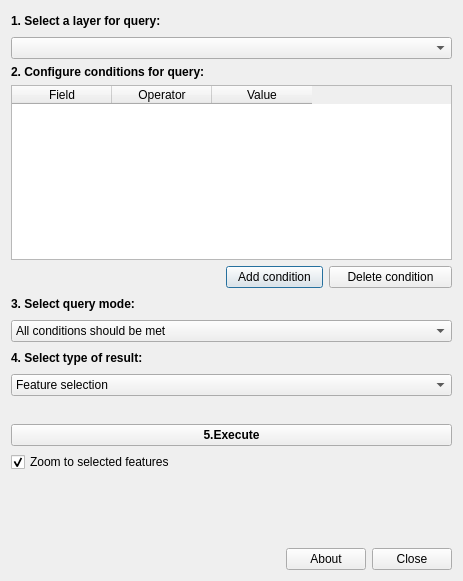
<?xml version="1.0" encoding="UTF-8"?>
<ui version="4.0">
 <class>Dialog</class>
 <widget class="QDialog" name="Dialog">
  <property name="geometry">
   <rect>
    <x>0</x>
    <y>0</y>
    <width>463</width>
    <height>581</height>
   </rect>
  </property>
  <property name="windowTitle">
   <string>NextGIS EasyQuery</string>
  </property>
  <layout class="QGridLayout" name="gridLayout">
   <item row="2" column="0" colspan="2">
    <widget class="QLabel" name="label_2">
     <property name="font">
      <font>
       <weight>75</weight>
       <bold>true</bold>
      </font>
     </property>
     <property name="text">
      <string>2. Configure conditions for query:</string>
     </property>
     <property name="alignment">
      <set>Qt::AlignLeading|Qt::AlignLeft|Qt::AlignVCenter</set>
     </property>
    </widget>
   </item>
   <item row="3" column="0" colspan="6">
    <widget class="QTableWidget" name="conditionsQueryTable">
     <column>
      <property name="text">
       <string>Field</string>
      </property>
     </column>
     <column>
      <property name="text">
       <string>Operator</string>
      </property>
     </column>
     <column>
      <property name="text">
       <string>Value</string>
      </property>
     </column>
    </widget>
   </item>
   <item row="4" column="2" colspan="2">
    <widget class="QPushButton" name="addConditionButton">
     <property name="text">
      <string>Add condition</string>
     </property>
    </widget>
   </item>
   <item row="4" column="4" colspan="2">
    <widget class="QPushButton" name="deleteConditionButton">
     <property name="text">
      <string>Delete condition</string>
     </property>
    </widget>
   </item>
   <item row="5" column="0">
    <widget class="QLabel" name="label_3">
     <property name="font">
      <font>
       <weight>75</weight>
       <bold>true</bold>
      </font>
     </property>
     <property name="text">
      <string>3. Select query mode:</string>
     </property>
     <property name="alignment">
      <set>Qt::AlignLeading|Qt::AlignLeft|Qt::AlignVCenter</set>
     </property>
    </widget>
   </item>
   <item row="7" column="0">
    <widget class="QLabel" name="label_4">
     <property name="font">
      <font>
       <weight>75</weight>
       <bold>true</bold>
      </font>
     </property>
     <property name="text">
      <string>4. Select type of result:</string>
     </property>
     <property name="alignment">
      <set>Qt::AlignLeading|Qt::AlignLeft|Qt::AlignVCenter</set>
     </property>
    </widget>
   </item>
   <item row="13" column="0" colspan="3">
    <spacer name="horizontalSpacer_8">
     <property name="orientation">
      <enum>Qt::Horizontal</enum>
     </property>
     <property name="sizeHint" stdset="0">
      <size>
       <width>471</width>
       <height>20</height>
      </size>
     </property>
    </spacer>
   </item>
   <item row="13" column="3" colspan="2">
    <widget class="QPushButton" name="aboutButton">
     <property name="text">
      <string>About</string>
     </property>
    </widget>
   </item>
   <item row="13" column="5">
    <widget class="QPushButton" name="closeButton">
     <property name="text">
      <string>Close</string>
     </property>
    </widget>
   </item>
   <item row="4" column="0" colspan="2">
    <spacer name="horizontalSpacer">
     <property name="orientation">
      <enum>Qt::Horizontal</enum>
     </property>
     <property name="sizeHint" stdset="0">
      <size>
       <width>40</width>
       <height>20</height>
      </size>
     </property>
    </spacer>
   </item>
   <item row="5" column="1" colspan="5">
    <spacer name="horizontalSpacer_3">
     <property name="orientation">
      <enum>Qt::Horizontal</enum>
     </property>
     <property name="sizeHint" stdset="0">
      <size>
       <width>189</width>
       <height>20</height>
      </size>
     </property>
    </spacer>
   </item>
   <item row="1" column="0" colspan="6">
    <widget class="QgsMapLayerComboBox" name="LayerCombobox"/>
   </item>
   <item row="6" column="0" colspan="6">
    <widget class="QComboBox" name="conditionModeCombobox">
     <item>
      <property name="text">
       <string>All conditions should be met</string>
      </property>
     </item>
     <item>
      <property name="text">
       <string>At least one condition should be met</string>
      </property>
     </item>
    </widget>
   </item>
   <item row="7" column="1" colspan="5">
    <spacer name="horizontalSpacer_6">
     <property name="orientation">
      <enum>Qt::Horizontal</enum>
     </property>
     <property name="sizeHint" stdset="0">
      <size>
       <width>189</width>
       <height>20</height>
      </size>
     </property>
    </spacer>
   </item>
   <item row="0" column="0">
    <widget class="QLabel" name="label">
     <property name="font">
      <font>
       <weight>75</weight>
       <bold>true</bold>
      </font>
     </property>
     <property name="text">
      <string>1. Select a layer for query:</string>
     </property>
     <property name="alignment">
      <set>Qt::AlignLeading|Qt::AlignLeft|Qt::AlignVCenter</set>
     </property>
    </widget>
   </item>
   <item row="0" column="1" colspan="5">
    <spacer name="horizontalSpacer_2">
     <property name="orientation">
      <enum>Qt::Horizontal</enum>
     </property>
     <property name="sizeHint" stdset="0">
      <size>
       <width>189</width>
       <height>20</height>
      </size>
     </property>
    </spacer>
   </item>
   <item row="8" column="0" colspan="6">
    <widget class="QComboBox" name="resultCombobox">
     <item>
      <property name="text">
       <string>Feature selection</string>
      </property>
     </item>
     <item>
      <property name="text">
       <string>New layer with query results</string>
      </property>
     </item>
    </widget>
   </item>
   <item row="10" column="0" colspan="6">
    <widget class="QPushButton" name="runButton">
     <property name="font">
      <font>
       <weight>75</weight>
       <bold>true</bold>
      </font>
     </property>
     <property name="text">
      <string>5.Execute</string>
     </property>
    </widget>
   </item>
   <item row="9" column="0" colspan="6">
    <spacer name="verticalSpacer_2">
     <property name="orientation">
      <enum>Qt::Vertical</enum>
     </property>
     <property name="sizeHint" stdset="0">
      <size>
       <width>20</width>
       <height>40</height>
      </size>
     </property>
    </spacer>
   </item>
   <item row="11" column="0" colspan="6">
    <widget class="QCheckBox" name="autoZoomCheckBox">
     <property name="text">
      <string>Zoom to selected features</string>
     </property>
     <property name="checked">
      <bool>true</bool>
     </property>
    </widget>
   </item>
   <item row="12" column="0" colspan="6">
    <spacer name="verticalSpacer">
     <property name="orientation">
      <enum>Qt::Vertical</enum>
     </property>
     <property name="sizeHint" stdset="0">
      <size>
       <width>20</width>
       <height>87</height>
      </size>
     </property>
    </spacer>
   </item>
  </layout>
 </widget>
 <customwidgets>
  <customwidget>
   <class>QgsMapLayerComboBox</class>
   <extends>QComboBox</extends>
   <header>qgsmaplayercombobox.h</header>
  </customwidget>
 </customwidgets>
 <resources/>
 <connections/>
</ui>
